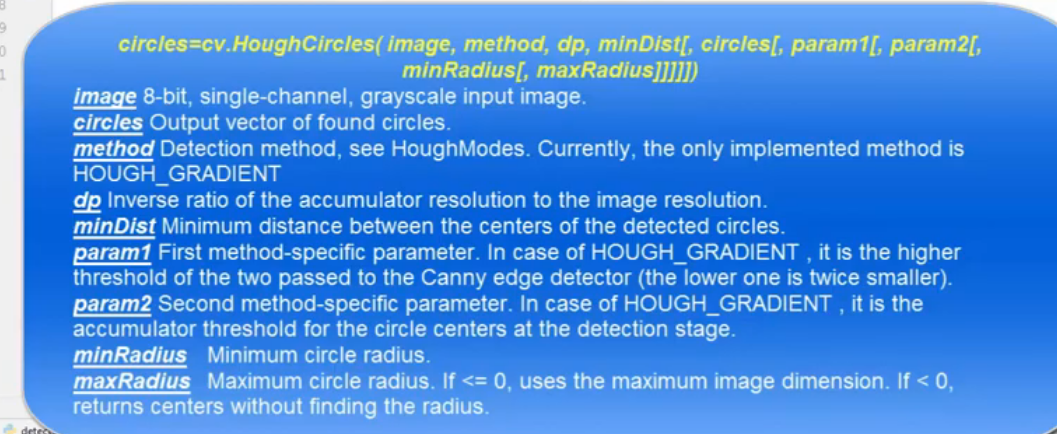
#> input picture HoughCircles parameter.png, 1057 x 434 px, given in place of the camera
$ python 'Live edges detection.py'
#> lines starting #> are read from the running program, lines starting #| are printed output that depends on the picture
#https://www.youtube.com/watch?v=gbL3XKOiBvw


import numpy as np
import cv2 as cv
import matplotlib.pyplot as plt

vid=cv.VideoCapture(0)

while 1:
    frame=vid.read()[1]
#> frame is the input picture: shape (434, 1057, 3); mean B, G, R 225.9, 140.7, 71.1


    scale=0.5
    #img=cv.resize(img,(int(img.shape[1]*scale),int(img.shape[0]*scale)),cv.INTER_AREA)

    gray=cv.cvtColor(frame,cv.COLOR_BGR2GRAY)
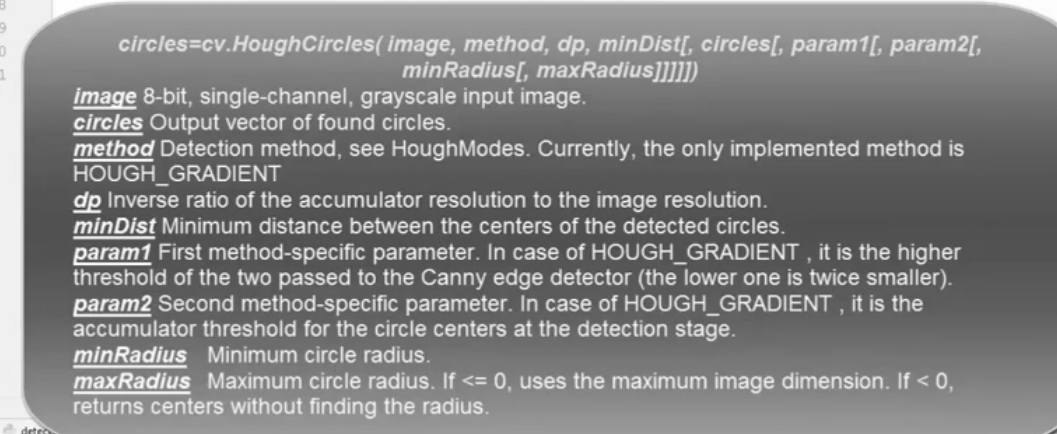
#> gray: shape (434, 1057); min 58, max 255, mean 129.6

    edges=cv.Canny(gray,50,150,apertureSize=3)
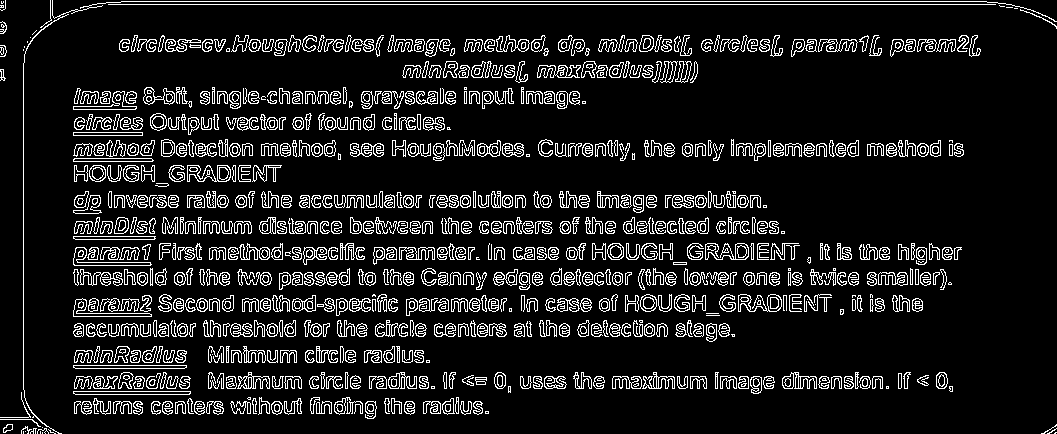
#> edges: shape (434, 1057); 11.3% white in thin lines or dots

    lines=cv.HoughLines(edges,1,np.pi/180,200)
#> lines = 146 rows, first 8: [4, 1.57], [1, 1.57], [259, 1.57], [388, 1.57], [39, 1.57], [376, 1.57], [146, 1.57], [275, 1.57]

    print(lines)
#> (printed output is left out)

    if lines is None:
        a=1
    else:

        for line in lines:
            rho,theta=line[0]
            a=np.cos(theta)
            b=np.sin(theta)
            x0=a*rho
            y0=b*rho

            x1=int(x0+1000*(-b))
            # x1 stores the rounded off value of r*cos(theta)-1000*sin(theta)

            y1=int(y0+1000*(a))
            # y1 stores the rounded off value of r*sin(theta)+1000*cos(theta)

            x2=int(x0-1000*(-b))
            # x2 stores the rounded off value of r*cos(theta)+1000*sin(theta)

            y2=int(y0-1000*(a))
            # y2 stores the rounded off value of r*sin(theta)-1000*cos(theta)

            cv.line(frame,(x1,y1),(x2,y2),(0,0,255),2)
#> this loop made 146 passes
#> (rho, theta, a, b, x0, y0, x1, y1) on passes 1, 3, 4, 5, 6, 7, 8, 9, 10, 11, 12, 13: (4, 1.57, -4.37e-08, 1, -1.75e-07, 4, -1000, 3), (259, 1.57, -4.37e-08, 1, -1.13e-05, 259, -1000, 258), (388, 1.57, -4.37e-08, 1, -1.7e-05, 388, -1000, 387), (39, 1.57, -4.37e-08, 1, -1.7e-06, 39, -1000, 38), (376, 1.57, -4.37e-08, 1, -1.64e-05, 376, -1000, 375), (146, 1.57, -4.37e-08, 1, -6.38e-06, 146, -1000, 145), (275, 1.57, -4.37e-08, 1, -1.2e-05, 275, -1000, 274), (247, 1.57, -4.37e-08, 1, -1.08e-05, 247, -1000, 246), (195, 1.57, -4.37e-08, 1, -8.52e-06, 195, -1000, 194), (272, 1.57, -4.37e-08, 1, -1.19e-05, 272, -1000, 271), (221, 1.57, -4.37e-08, 1, -9.66e-06, 221, -1000, 220), (284, 1.57, -4.37e-08, 1, -1.24e-05, 284, -1000, 283)
#> (rho, theta, b, x0, y0, x1, y1, x2) on pass 2: (1, 1.57, 1, -4.37e-08, 1, -1000, 0, 999)
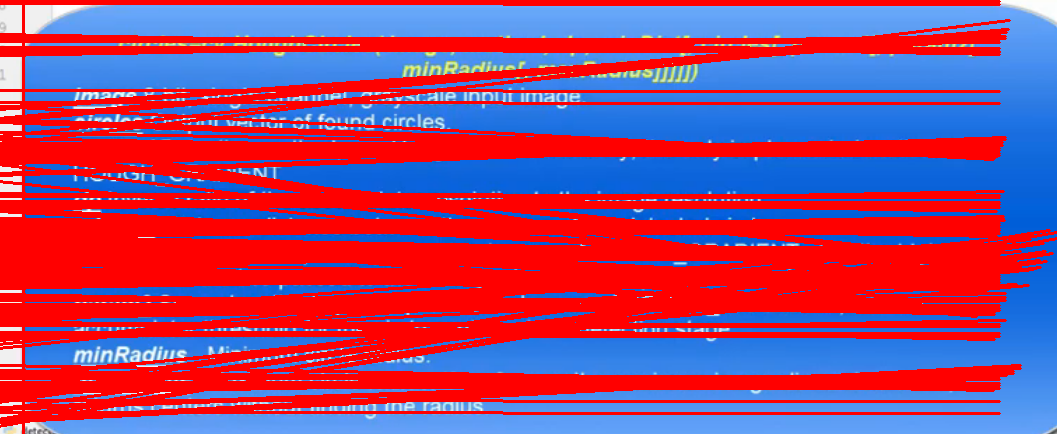
#> frame: shape (434, 1057, 3); mean B, G, R 117.3, 69.1, 157
            #(x1,y1) and (x2,y2) are two points that the lines connected

    cv.imshow('lines',frame)
    cv.waitKey(1)
